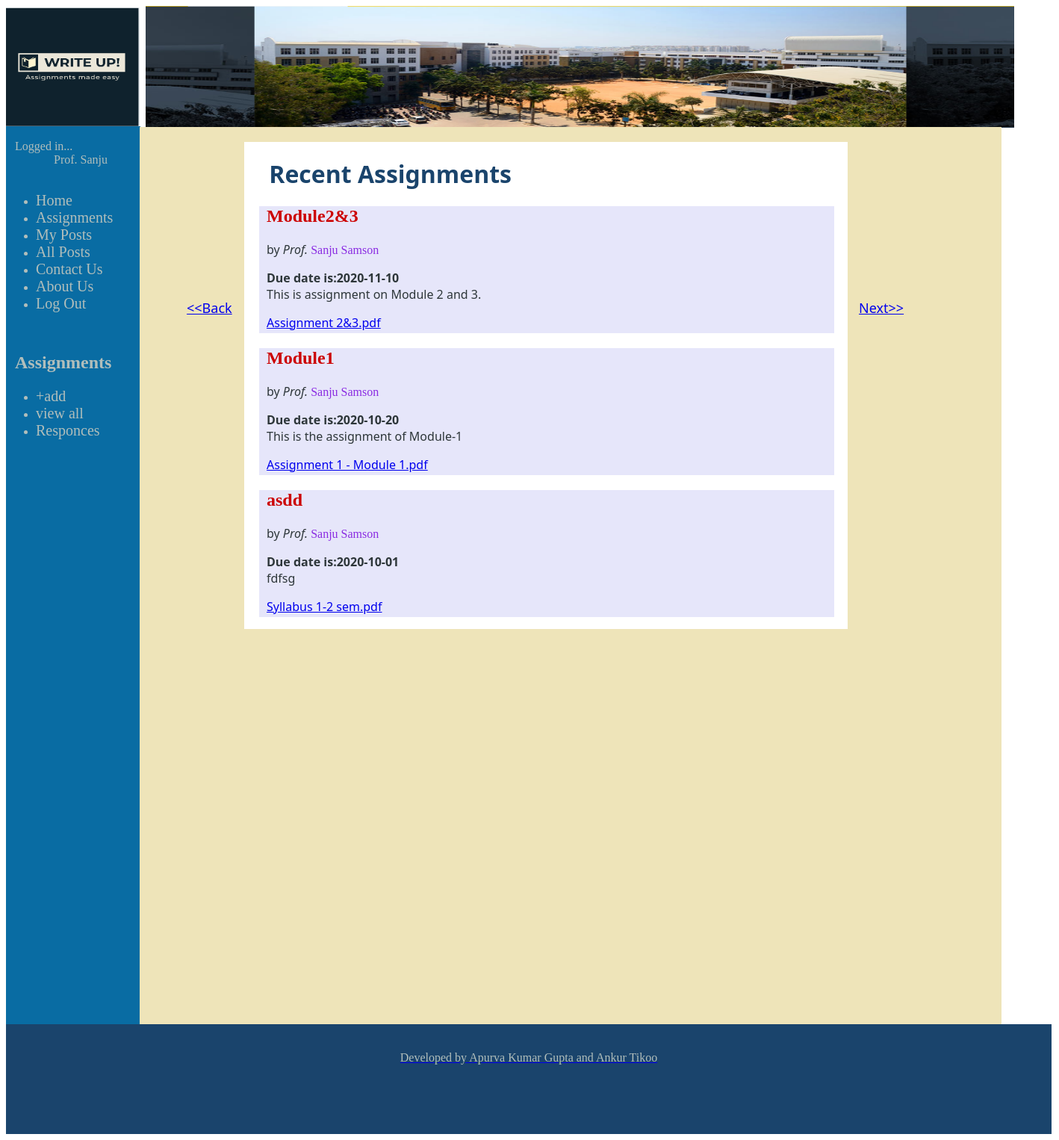
Screenshot of /assignments.php?page_id=1 (signed in) with the database file from the repository.
### tables this page shows
CREATE TABLE `posts` (
  `id` int(11) NOT NULL,
  `poster_id` int(11) NOT NULL,
  `post_title` varchar(30) NOT NULL,
  `poster_designation` varchar(20) NOT NULL,
  `post_content` text DEFAULT NULL,
  `Likes` int(11) DEFAULT 0,
  `assign_flag` tinyint(1) NOT NULL DEFAULT 0,
  `due_date` date DEFAULT NULL,
  `file_name` varchar(50) DEFAULT NULL
);

CREATE TABLE `teacher` (
  `id` int(10) NOT NULL,
  `password` varchar(40) NOT NULL,
  `first_name` varchar(40) NOT NULL,
  `last_name` varchar(40) NOT NULL,
  `about_you` text DEFAULT NULL,
  `profile_pic` varchar(50) DEFAULT NULL
);

### includes/db_functions.php (called while the page is built, shortened)
<?php
  function get_data_by_id($id,$profession)
  {
    global $connection;
   if($profession=="student")
    $query=" SELECT * FROM student WHERE id = {$id} limit 1 ";
   else
    $query=" SELECT * FROM teacher WHERE id = {$id} limit 1 ";
    $result=mysqli_query($connection,$query);
   return mysqli_fetch_assoc($result);
  }
 ?>

### includes/assignment_functions.php (the view, shortened to what this page needs)
<?php
function show_all_assignments(){
echo "<h1 style=\"text-decoration: none;\">&nbsp;&nbsp;&nbsp;&nbsp;Recent Assignments</h1>";
global $connection;
     $query="SELECT * FROM posts  WHERE id < ".$_SESSION['next_ref']." AND assign_flag=1 ORDER BY due_date DESC LIMIT 10 ";
$post_result=mysqli_query($connection,$query);
  echo "<ul style=\"list-style-type:none\">";
while($post_data=mysqli_fetch_assoc($post_result))
  {
      $poster_data=  get_data_by_id($post_data['poster_id'],$post_data['poster_designation']);
   echo "<li><div id=\"assignment\" style=\"background:lavender \">";
   ?>
    <h2 scope="col"><?php echo $post_data['post_title']."</h2>by <em>Prof.</em><span class= 'poster'> ".  $poster_data['first_name']." ".$poster_data['last_name']."</span>"; ?>
 <p><b><?php echo "Due date is:".$post_data['due_date']?></b><br>
 <?php echo $post_data['post_content'] ?><br></p>
 <p><?php echo "<a href='./docs/{$post_data['file_name']}'>".$post_data['file_name'] ."</a>"?></p>
  <?php
  echo "</div></li>";
  }
  echo "</ul>";
  }
?>

### public/stylesheets/style.css (style rules this page uses)
.poster { font-family: "Trebuchet MS"; font-style: normal; color: blueviolet; }
#assignment { background: #EEE4B9; width: 760px; height: 170px; position:relative; left:-20px; padding-left:10px; color:#2D3639; }
#assignment h2 { font-family:"Trebuchet MS"; color: #CC0000 }

### rows the page displays
posts: post_title "Module2&3", teacher.first_name "Sanju", teacher.last_name "Samson", due_date "2020-11-10", post_content "This is assignment on Module 2 and 3.", file_name "Assignment 2&3.pdf"
posts: post_title "Module1", teacher.first_name "Sanju", teacher.last_name "Samson", due_date "2020-10-20", post_content "This is the assignment of Module-1", file_name "Assignment 1 - Module 1.pdf"
posts: post_title "asdd", teacher.first_name "Sanju", teacher.last_name "Samson", due_date "2020-10-01", post_content "fdfsg", file_name "Syllabus 1-2 sem.pdf"

### other values shown
$_SESSION['first_name'] "Sanju"
